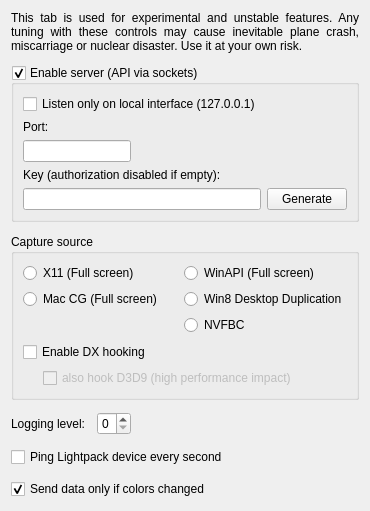
      <widget class="QWidget" name="tabExperimental">
       <property name="sizePolicy">
        <sizepolicy hsizetype="Fixed" vsizetype="Preferred">
         <horstretch>0</horstretch>
         <verstretch>0</verstretch>
        </sizepolicy>
       </property>
       <attribute name="title">
        <string>Experimental</string>
       </attribute>
       <layout class="QVBoxLayout" name="verticalLayout_3" stretch="0,0,0,0,0,0,0">
        <property name="spacing">
         <number>12</number>
        </property>
        <item>
         <widget class="QLabel" name="label_DevTabWarning">
          <property name="text">
           <string>&lt;html&gt;&lt;head/&gt;&lt;body&gt;&lt;p&gt;This tab is used for experimental and unstable features. Any tuning with these controls may cause inevitable plane crash, miscarriage or nuclear disaster. Use it at your own risk.&lt;/p&gt;&lt;/body&gt;&lt;/html&gt;</string>
          </property>
          <property name="scaledContents">
           <bool>false</bool>
          </property>
          <property name="alignment">
           <set>Qt::AlignJustify|Qt::AlignVCenter</set>
          </property>
          <property name="wordWrap">
           <bool>true</bool>
          </property>
         </widget>
        </item>
        <item>
         <widget class="QGroupBox" name="groupBox_Api">
          <property name="sizePolicy">
           <sizepolicy hsizetype="Preferred" vsizetype="Fixed">
            <horstretch>0</horstretch>
            <verstretch>0</verstretch>
           </sizepolicy>
          </property>
          <property name="styleSheet">
           <string notr="true"/>
          </property>
          <property name="title">
           <string>Enable server (API via sockets)</string>
          </property>
          <property name="checkable">
           <bool>true</bool>
          </property>
          <property name="checked">
           <bool>true</bool>
          </property>
          <layout class="QGridLayout" name="gridLayout_3">
           <item row="0" column="0">
            <widget class="QCheckBox" name="checkBox_listenOnlyOnLoInterface">
             <property name="text">
              <string>Listen only on local interface (127.0.0.1)</string>
             </property>
            </widget>
           </item>
           <item row="2" column="0">
            <widget class="QLineEdit" name="lineEdit_ApiPort">
             <property name="sizePolicy">
              <sizepolicy hsizetype="Fixed" vsizetype="Fixed">
               <horstretch>0</horstretch>
               <verstretch>0</verstretch>
              </sizepolicy>
             </property>
            </widget>
           </item>
           <item row="1" column="0">
            <widget class="QLabel" name="label_ApiPort">
             <property name="styleSheet">
              <string notr="true">margin-top: .1em</string>
             </property>
             <property name="text">
              <string>Port:</string>
             </property>
             <property name="buddy">
              <cstring>lineEdit_ApiPort</cstring>
             </property>
            </widget>
           </item>
           <item row="5" column="2">
            <widget class="QPushButton" name="pushButton_GenerateNewApiKey">
             <property name="text">
              <string>Generate</string>
             </property>
            </widget>
           </item>
           <item row="5" column="0">
            <widget class="QLineEdit" name="lineEdit_ApiKey">
             <property name="minimumSize">
              <size>
               <width>0</width>
               <height>20</height>
              </size>
             </property>
             <property name="baseSize">
              <size>
               <width>0</width>
               <height>20</height>
              </size>
             </property>
             <property name="toolTip">
              <string>Copy and paste this key into the application using the API, for authorization on the server</string>
             </property>
             <property name="styleSheet">
              <string notr="true"/>
             </property>
             <property name="maxLength">
              <number>40</number>
             </property>
             <property name="readOnly">
              <bool>false</bool>
             </property>
            </widget>
           </item>
           <item row="4" column="0">
            <widget class="QLabel" name="label_ApiKey">
             <property name="styleSheet">
              <string notr="true">margin-top:0</string>
             </property>
             <property name="text">
              <string>Key (authorization disabled if empty):</string>
             </property>
             <property name="buddy">
              <cstring>lineEdit_ApiKey</cstring>
             </property>
            </widget>
           </item>
          </layout>
         </widget>
        </item>
        <item>
         <widget class="QGroupBox" name="groupBox">
          <property name="sizePolicy">
           <sizepolicy hsizetype="MinimumExpanding" vsizetype="MinimumExpanding">
            <horstretch>0</horstretch>
            <verstretch>0</verstretch>
           </sizepolicy>
          </property>
          <property name="title">
           <string>Capture source</string>
          </property>
          <layout class="QVBoxLayout" name="verticalLayout_11">
           <item>
            <layout class="QHBoxLayout" name="horizontalLayout_6">
             <item>
              <layout class="QVBoxLayout" name="verticalLayout_9">
               <item>
                <widget class="QRadioButton" name="radioButton_GrabX11">
                 <property name="text">
                  <string notr="true">X11 (Full screen)</string>
                 </property>
                </widget>
               </item>
               <item>
                <widget class="QRadioButton" name="radioButton_GrabMacCoreGraphics">
                 <property name="text">
                  <string notr="true">Mac CG (Full screen)</string>
                 </property>
                </widget>
               </item>
               <item>
                <spacer name="verticalSpacer_6">
                 <property name="orientation">
                  <enum>Qt::Vertical</enum>
                 </property>
                 <property name="sizeHint" stdset="0">
                  <size>
                   <width>20</width>
                   <height>1</height>
                  </size>
                 </property>
                </spacer>
               </item>
              </layout>
             </item>
             <item>
              <layout class="QVBoxLayout" name="verticalLayout_10">
               <item>
                <widget class="QRadioButton" name="radioButton_GrabWinAPI">
                 <property name="text">
                  <string notr="true">WinAPI (Full screen)</string>
                 </property>
                </widget>
               </item>
               <item>
                <widget class="QRadioButton" name="radioButton_GrabDDupl">
                 <property name="text">
                  <string>Win8 Desktop Duplication</string>
                 </property>
                </widget>
               </item>
               <item>
                <widget class="QRadioButton" name="radioButton_GrabNvfbc">
                 <property name="text">
                  <string notr="true">NVFBC</string>
                 </property>
                </widget>
               </item>
               <item>
                <spacer name="verticalSpacer">
                 <property name="orientation">
                  <enum>Qt::Vertical</enum>
                 </property>
                 <property name="sizeHint" stdset="0">
                  <size>
                   <width>20</width>
                   <height>1</height>
                  </size>
                 </property>
                </spacer>
               </item>
              </layout>
             </item>
            </layout>
           </item>
           <item>
            <widget class="QCheckBox" name="checkBox_EnableDx1011Capture">
             <property name="text">
              <string>Enable DX hooking</string>
             </property>
             <property name="icon">
              <iconset resource="../res/LightpackResources.qrc">
               <normaloff>:/icons/uac-shield.png</normaloff>:/icons/uac-shield.png</iconset>
             </property>
            </widget>
           </item>
           <item>
            <layout class="QHBoxLayout" name="horizontalLayout_9">
             <item>
              <spacer name="horizontalSpacer_4">
               <property name="orientation">
                <enum>Qt::Horizontal</enum>
               </property>
               <property name="sizeType">
                <enum>QSizePolicy::Fixed</enum>
               </property>
               <property name="sizeHint" stdset="0">
                <size>
                 <width>20</width>
                 <height>0</height>
                </size>
               </property>
              </spacer>
             </item>
             <item>
              <widget class="QCheckBox" name="checkBox_EnableDx9Capture">
               <property name="enabled">
                <bool>false</bool>
               </property>
               <property name="text">
                <string>also hook D3D9 (high performance impact)</string>
               </property>
              </widget>
             </item>
            </layout>
           </item>
          </layout>
         </widget>
        </item>
        <item>
         <layout class="QHBoxLayout" name="horizontalLayout_5">
          <item>
           <widget class="QLabel" name="label_LoggingLevel">
            <property name="text">
             <string>Logging level:</string>
            </property>
            <property name="buddy">
             <cstring>spinBox_LoggingLevel</cstring>
            </property>
           </widget>
          </item>
          <item>
           <widget class="QSpinBox" name="spinBox_LoggingLevel">
            <property name="maximum">
             <number>3</number>
            </property>
           </widget>
          </item>
          <item>
           <spacer name="horizontalSpacer_2">
            <property name="orientation">
             <enum>Qt::Horizontal</enum>
            </property>
            <property name="sizeHint" stdset="0">
             <size>
              <width>40</width>
              <height>20</height>
             </size>
            </property>
           </spacer>
          </item>
         </layout>
        </item>
        <item>
         <widget class="QCheckBox" name="checkBox_PingDeviceEverySecond">
          <property name="text">
           <string>Ping Lightpack device every second</string>
          </property>
         </widget>
        </item>
        <item>
         <widget class="QCheckBox" name="checkBox_SendDataOnlyIfColorsChanges">
          <property name="text">
           <string>Send data only if colors changed</string>
          </property>
          <property name="checked">
           <bool>true</bool>
          </property>
         </widget>
        </item>
        <item>
         <spacer name="verticalSpacer_4">
          <property name="orientation">
           <enum>Qt::Vertical</enum>
          </property>
          <property name="sizeType">
           <enum>QSizePolicy::Expanding</enum>
          </property>
          <property name="sizeHint" stdset="0">
           <size>
            <width>20</width>
            <height>1</height>
           </size>
          </property>
         </spacer>
        </item>
       </layout>
      </widget>
